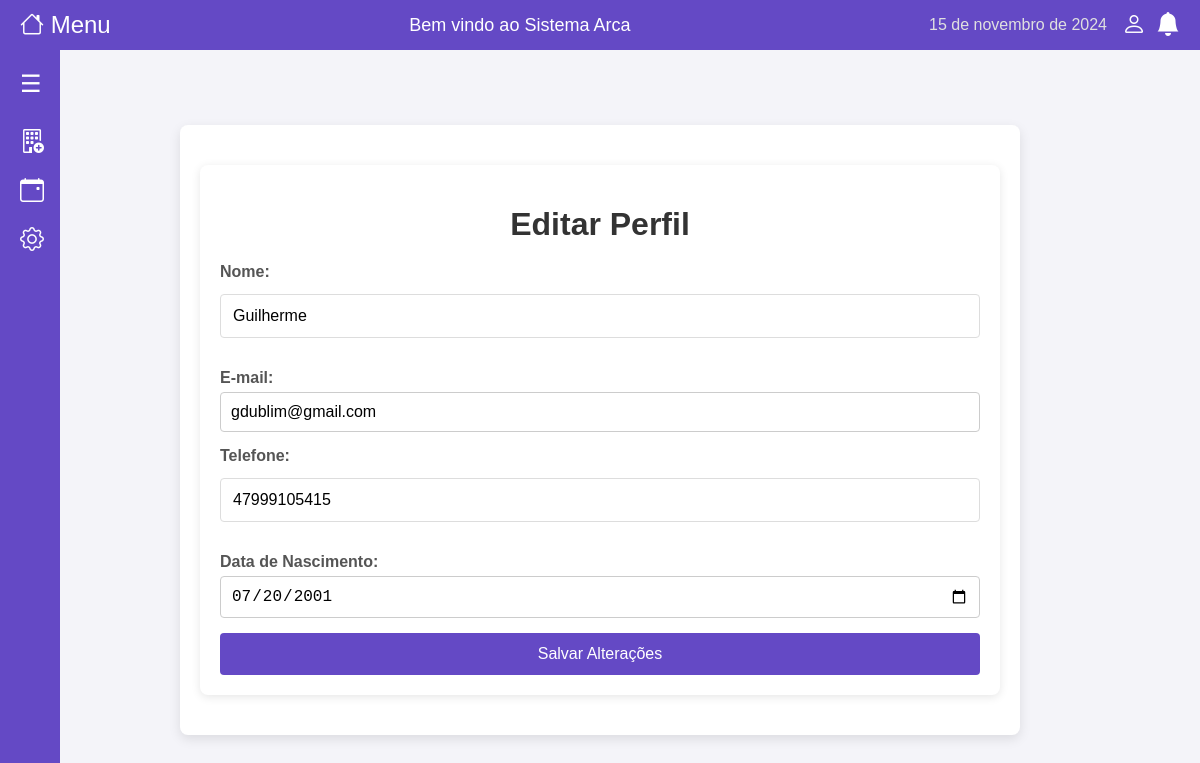
The app's page /editar-perfil (signed in) with its own data.
### models/usuario.py (models this page shows, shortened)
class Usuario(db.Model):
    __tablename__ = 'usuario'
    id = db.Column(db.Integer, primary_key=True)
    nome = db.Column(db.String(100), nullable=False)
    data_nascimento = db.Column(db.Date, nullable=False)
    cpf = db.Column(db.String(11), nullable=False, unique=True)
    telefone = db.Column(db.String(15))
    email = db.Column(db.String(100), nullable=False, unique=True)
    tipo_usuario = db.Column(db.String(10), nullable=False, default='NORMAL')
    senha = db.Column(db.String(255), nullable=False)
    criado_em = db.Column(db.DateTime, default=db.func.current_timestamp())

### app.py (the view, shortened to what this page needs)
@app.route('/editar-perfil', methods=['GET', 'POST'])
@login_required
def editar_perfil():
    usuario = Usuario.query.get(session['user_id'])
    return render_template('editar_perfil.html', usuario=usuario)

### app.py (called while the page is built)
def login_required(f):
    @wraps(f)
    def decorated_function(*args, **kwargs):
        if 'user_id' not in session:  # Verifica se o usuário está logado
            flash('Você precisa estar logado para acessar esta página.', 'warning')
            return redirect(url_for('login'))
        return f(*args, **kwargs)
    return decorated_function

### templates/editar_perfil.html (shortened to what this page needs)
{% extends "base.html" %}
{% block content %}
<div class="container">
    <h1>Editar Perfil</h1>
    <form method="POST" action="{{ url_for('editar_perfil') }}" enctype="multipart/form-data">
        <div class="form-group">
            <label for="nome">Nome:</label>
            <input type="text" id="nome" name="nome" class="form-control" value="{{ usuario.nome }}" required>
        </div>
        <div class="form-group">
            <label for="email">E-mail:</label>
            <input type="email" id="email" name="email" class="form-control" value="{{ usuario.email }}" required>
        </div>
        <div class="form-group">
            <label for="telefone">Telefone:</label>
            <input type="text" id="telefone" name="telefone" class="form-control" value="{{ usuario.telefone }}">
        </div>
        <div class="form-group">
            <label for="data_nascimento">Data de Nascimento:</label>
            <input type="date" id="data_nascimento" name="data_nascimento" class="form-control" value="{{ usuario.data_nascimento }}">
        </div>
        <button type="submit" class="button">Salvar Alterações</button>
    </form>
</div>
{% endblock %}

### static/style.css (style rules this page uses)
body { font-family: 'Roboto', sans-serif; background-color: #f0f2f5; margin: 0; padding: 0; display: flex; align-items: center; justify-content: center; min-height: 100vh; }
form label { display: block; text-align: left; margin-bottom: 5px; color: #555; }
input[type="text"], input[type="password"], input[type="number"] { width: 100%; padding: 12px; margin-top: 8px; margin-bottom: 16px; border: 1px solid #ddd; border-radius: 4px; font-size: 16px; box-sizing: border-box; }
button { width: 100%; padding: 12px; background-color: #6449c5; color: white; border: none; border-radius: 4px; cursor: pointer; font-weight: 500; font-size: 16px; transition: background-color 0.3s ease; }
body { font-family: Arial, sans-serif; margin: 0; padding: 0; background-color: #f4f4f9; }
.container { max-width: 800px; margin: 20px auto; padding: 20px; background: #fff; border-radius: 8px; box-shadow: 0 2px 10px rgba(0, 0, 0, 0.1); }
h1 { text-align: center; color: #333; margin-bottom: 20px; }
.form-group { margin-bottom: 15px; }
.form-group label { display: block; margin-bottom: 5px; font-weight: bold; color: #555; }
.form-control { width: 100%; padding: 10px; font-size: 16px; border: 1px solid #ccc; border-radius: 4px; box-sizing: border-box; transition: border-color 0.3s ease; }

### records on screen
Usuario: nome "Guilherme", email "gdublim@gmail.com", telefone "47999105415", data_nascimento "07/20/2001"
